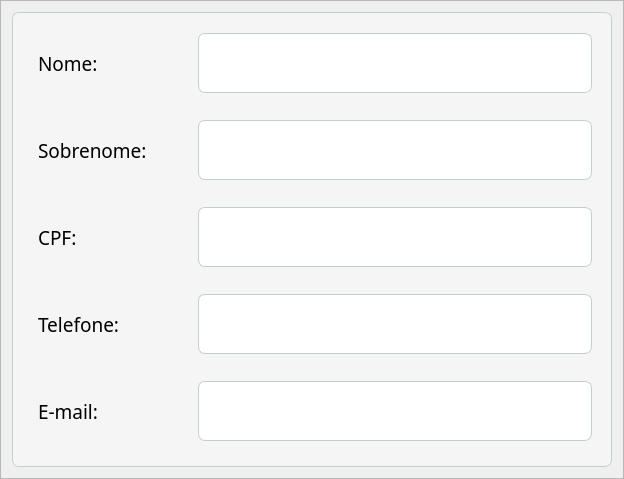
       <widget class="QFrame" name="frame_3">
        <property name="frameShape">
         <enum>QFrame::StyledPanel</enum>
        </property>
        <property name="frameShadow">
         <enum>QFrame::Raised</enum>
        </property>
        <layout class="QHBoxLayout" name="horizontalLayout_4">
         <item>
          <widget class="QFrame" name="frame_12">
           <property name="minimumSize">
            <size>
             <width>600</width>
             <height>455</height>
            </size>
           </property>
           <property name="maximumSize">
            <size>
             <width>580</width>
             <height>600</height>
            </size>
           </property>
           <property name="styleSheet">
            <string notr="true">QFrame { 
   background-color: rgb(245, 245, 245);
   border-radius: 7px;
   border: 1px solid rgb(196, 205, 208);
} </string>
           </property>
           <property name="frameShape">
            <enum>QFrame::StyledPanel</enum>
           </property>
           <property name="frameShadow">
            <enum>QFrame::Raised</enum>
           </property>
           <layout class="QVBoxLayout" name="verticalLayout">
            <item>
             <widget class="QFrame" name="frame_8">
              <property name="maximumSize">
               <size>
                <width>16777215</width>
                <height>80</height>
               </size>
              </property>
              <property name="styleSheet">
               <string notr="true">border: 1px solid rgb(245, 245, 245);</string>
              </property>
              <property name="frameShape">
               <enum>QFrame::StyledPanel</enum>
              </property>
              <property name="frameShadow">
               <enum>QFrame::Raised</enum>
              </property>
              <layout class="QHBoxLayout" name="horizontalLayout_5">
               <item>
                <widget class="QLabel" name="lNome">
                 <property name="minimumSize">
                  <size>
                   <width>160</width>
                   <height>45</height>
                  </size>
                 </property>
                 <property name="font">
                  <font>
                   <family>Poppins</family>
                   <pointsize>14</pointsize>
                  </font>
                 </property>
                 <property name="text">
                  <string>Nome:</string>
                 </property>
                </widget>
               </item>
               <item>
                <widget class="QTextBrowser" name="txtNome">
                 <property name="minimumSize">
                  <size>
                   <width>200</width>
                   <height>0</height>
                  </size>
                 </property>
                 <property name="maximumSize">
                  <size>
                   <width>16777215</width>
                   <height>60</height>
                  </size>
                 </property>
                 <property name="font">
                  <font>
                   <family>Poppins</family>
                   <pointsize>14</pointsize>
                  </font>
                 </property>
                 <property name="styleSheet">
                  <string notr="true">QTextBrowser{
background-color: rgb(255, 255, 255);
border-radius: 7px;
border: 1px solid rgb(196, 205, 208);
padding-top: 3px;
padding-left: 2px;
}
</string>
                 </property>
                 <property name="html">
                  <string>&lt;!DOCTYPE HTML PUBLIC &quot;-//W3C//DTD HTML 4.0//EN&quot; &quot;http://www.w3.org/TR/REC-html40/strict.dtd&quot;&gt;
&lt;html&gt;&lt;head&gt;&lt;meta name=&quot;qrichtext&quot; content=&quot;1&quot; /&gt;&lt;style type=&quot;text/css&quot;&gt;
p, li { white-space: pre-wrap; }
&lt;/style&gt;&lt;/head&gt;&lt;body style=&quot; font-family:'Poppins'; font-size:14pt; font-weight:400; font-style:normal;&quot;&gt;
&lt;p style=&quot;-qt-paragraph-type:empty; margin-top:0px; margin-bottom:0px; margin-left:0px; margin-right:0px; -qt-block-indent:0; text-indent:0px;&quot;&gt;&lt;br /&gt;&lt;/p&gt;&lt;/body&gt;&lt;/html&gt;</string>
                 </property>
                </widget>
               </item>
              </layout>
             </widget>
            </item>
            <item>
             <widget class="QFrame" name="frame_9">
              <property name="maximumSize">
               <size>
                <width>16777215</width>
                <height>80</height>
               </size>
              </property>
              <property name="styleSheet">
               <string notr="true">border: 1px solid rgb(245, 245, 245);</string>
              </property>
              <property name="frameShape">
               <enum>QFrame::StyledPanel</enum>
              </property>
              <property name="frameShadow">
               <enum>QFrame::Raised</enum>
              </property>
              <layout class="QHBoxLayout" name="horizontalLayout_6">
               <item>
                <widget class="QLabel" name="lSobrenome">
                 <property name="minimumSize">
                  <size>
                   <width>160</width>
                   <height>45</height>
                  </size>
                 </property>
                 <property name="font">
                  <font>
                   <family>Poppins</family>
                   <pointsize>14</pointsize>
                  </font>
                 </property>
                 <property name="text">
                  <string>Sobrenome:</string>
                 </property>
                </widget>
               </item>
               <item>
                <widget class="QTextBrowser" name="txtSobrenome">
                 <property name="maximumSize">
                  <size>
                   <width>16777215</width>
                   <height>60</height>
                  </size>
                 </property>
                 <property name="font">
                  <font>
                   <family>Poppins</family>
                   <pointsize>14</pointsize>
                  </font>
                 </property>
                 <property name="styleSheet">
                  <string notr="true">QTextBrowser{
background-color: rgb(255, 255, 255);
border-radius: 7px;
border: 1px solid rgb(196, 205, 208);
padding-top: 3px;
padding-left: 2px;
}
</string>
                 </property>
                 <property name="html">
                  <string>&lt;!DOCTYPE HTML PUBLIC &quot;-//W3C//DTD HTML 4.0//EN&quot; &quot;http://www.w3.org/TR/REC-html40/strict.dtd&quot;&gt;
&lt;html&gt;&lt;head&gt;&lt;meta name=&quot;qrichtext&quot; content=&quot;1&quot; /&gt;&lt;style type=&quot;text/css&quot;&gt;
p, li { white-space: pre-wrap; }
&lt;/style&gt;&lt;/head&gt;&lt;body style=&quot; font-family:'Poppins'; font-size:14pt; font-weight:400; font-style:normal;&quot;&gt;
&lt;p style=&quot;-qt-paragraph-type:empty; margin-top:0px; margin-bottom:0px; margin-left:0px; margin-right:0px; -qt-block-indent:0; text-indent:0px;&quot;&gt;&lt;br /&gt;&lt;/p&gt;&lt;/body&gt;&lt;/html&gt;</string>
                 </property>
                </widget>
               </item>
              </layout>
             </widget>
            </item>
            <item>
             <widget class="QFrame" name="frame_10">
              <property name="maximumSize">
               <size>
                <width>16777215</width>
                <height>80</height>
               </size>
              </property>
              <property name="styleSheet">
               <string notr="true">border: 1px solid rgb(245, 245, 245);</string>
              </property>
              <property name="frameShape">
               <enum>QFrame::StyledPanel</enum>
              </property>
              <property name="frameShadow">
               <enum>QFrame::Raised</enum>
              </property>
              <layout class="QHBoxLayout" name="horizontalLayout_7">
               <item>
                <widget class="QLabel" name="l_CPF">
                 <property name="minimumSize">
                  <size>
                   <width>160</width>
                   <height>45</height>
                  </size>
                 </property>
                 <property name="font">
                  <font>
                   <family>Poppins</family>
                   <pointsize>14</pointsize>
                  </font>
                 </property>
                 <property name="text">
                  <string>CPF:</string>
                 </property>
                </widget>
               </item>
               <item>
                <widget class="QTextBrowser" name="txtCPF">
                 <property name="maximumSize">
                  <size>
                   <width>16777215</width>
                   <height>60</height>
                  </size>
                 </property>
                 <property name="font">
                  <font>
                   <family>Poppins</family>
                   <pointsize>14</pointsize>
                  </font>
                 </property>
                 <property name="styleSheet">
                  <string notr="true">QTextBrowser{
background-color: rgb(255, 255, 255);
border-radius: 7px;
border: 1px solid rgb(196, 205, 208);
padding-top: 3px;
padding-left: 2px;
}
</string>
                 </property>
                 <property name="html">
                  <string>&lt;!DOCTYPE HTML PUBLIC &quot;-//W3C//DTD HTML 4.0//EN&quot; &quot;http://www.w3.org/TR/REC-html40/strict.dtd&quot;&gt;
&lt;html&gt;&lt;head&gt;&lt;meta name=&quot;qrichtext&quot; content=&quot;1&quot; /&gt;&lt;style type=&quot;text/css&quot;&gt;
p, li { white-space: pre-wrap; }
&lt;/style&gt;&lt;/head&gt;&lt;body style=&quot; font-family:'Poppins'; font-size:14pt; font-weight:400; font-style:normal;&quot;&gt;
&lt;p style=&quot;-qt-paragraph-type:empty; margin-top:0px; margin-bottom:0px; margin-left:0px; margin-right:0px; -qt-block-indent:0; text-indent:0px;&quot;&gt;&lt;br /&gt;&lt;/p&gt;&lt;/body&gt;&lt;/html&gt;</string>
                 </property>
                </widget>
               </item>
              </layout>
             </widget>
            </item>
            <item>
             <widget class="QFrame" name="frame_11">
              <property name="maximumSize">
               <size>
                <width>16777215</width>
                <height>80</height>
               </size>
              </property>
              <property name="styleSheet">
               <string notr="true">border: 1px solid rgb(245, 245, 245);</string>
              </property>
              <property name="frameShape">
               <enum>QFrame::StyledPanel</enum>
              </property>
              <property name="frameShadow">
               <enum>QFrame::Raised</enum>
              </property>
              <layout class="QHBoxLayout" name="horizontalLayout_8">
               <item>
                <widget class="QLabel" name="l_tel">
                 <property name="minimumSize">
                  <size>
                   <width>160</width>
                   <height>45</height>
                  </size>
                 </property>
                 <property name="font">
                  <font>
                   <family>Poppins</family>
                   <pointsize>14</pointsize>
                  </font>
                 </property>
                 <property name="text">
                  <string>Telefone:</string>
                 </property>
                </widget>
               </item>
               <item>
                <widget class="QTextBrowser" name="txtTel">
                 <property name="maximumSize">
                  <size>
                   <width>16777215</width>
                   <height>60</height>
                  </size>
                 </property>
                 <property name="font">
                  <font>
                   <family>Poppins</family>
                   <pointsize>14</pointsize>
                  </font>
                 </property>
                 <property name="styleSheet">
                  <string notr="true">QTextBrowser{
background-color: rgb(255, 255, 255);
border-radius: 7px;
border: 1px solid rgb(196, 205, 208);
padding-top: 3px;
padding-left: 2px;
}
</string>
                 </property>
                 <property name="html">
                  <string>&lt;!DOCTYPE HTML PUBLIC &quot;-//W3C//DTD HTML 4.0//EN&quot; &quot;http://www.w3.org/TR/REC-html40/strict.dtd&quot;&gt;
&lt;html&gt;&lt;head&gt;&lt;meta name=&quot;qrichtext&quot; content=&quot;1&quot; /&gt;&lt;style type=&quot;text/css&quot;&gt;
p, li { white-space: pre-wrap; }
&lt;/style&gt;&lt;/head&gt;&lt;body style=&quot; font-family:'Poppins'; font-size:14pt; font-weight:400; font-style:normal;&quot;&gt;
&lt;p style=&quot;-qt-paragraph-type:empty; margin-top:0px; margin-bottom:0px; margin-left:0px; margin-right:0px; -qt-block-indent:0; text-indent:0px;&quot;&gt;&lt;br /&gt;&lt;/p&gt;&lt;/body&gt;&lt;/html&gt;</string>
                 </property>
                </widget>
               </item>
              </layout>
             </widget>
            </item>
            <item>
             <widget class="QFrame" name="frame_13">
              <property name="maximumSize">
               <size>
                <width>16777215</width>
                <height>80</height>
               </size>
              </property>
              <property name="styleSheet">
               <string notr="true">border: 1px solid rgb(245, 245, 245);</string>
              </property>
              <property name="frameShape">
               <enum>QFrame::StyledPanel</enum>
              </property>
              <property name="frameShadow">
               <enum>QFrame::Raised</enum>
              </property>
              <layout class="QHBoxLayout" name="horizontalLayout_9">
               <item>
                <widget class="QLabel" name="l_email">
                 <property name="minimumSize">
                  <size>
                   <width>160</width>
                   <height>45</height>
                  </size>
                 </property>
                 <property name="font">
                  <font>
                   <family>Poppins</family>
                   <pointsize>14</pointsize>
                  </font>
                 </property>
                 <property name="text">
                  <string>E-mail:</string>
                 </property>
                </widget>
               </item>
               <item>
                <widget class="QTextBrowser" name="txtEmail">
                 <property name="maximumSize">
                  <size>
                   <width>16777215</width>
                   <height>60</height>
                  </size>
                 </property>
                 <property name="font">
                  <font>
                   <family>Poppins</family>
                   <pointsize>14</pointsize>
                  </font>
                 </property>
                 <property name="styleSheet">
                  <string notr="true">QTextBrowser{
background-color: rgb(255, 255, 255);
border-radius: 7px;
border: 1px solid rgb(196, 205, 208);
padding-top: 3px;
padding-left: 2px;
}
</string>
                 </property>
                 <property name="html">
                  <string>&lt;!DOCTYPE HTML PUBLIC &quot;-//W3C//DTD HTML 4.0//EN&quot; &quot;http://www.w3.org/TR/REC-html40/strict.dtd&quot;&gt;
&lt;html&gt;&lt;head&gt;&lt;meta name=&quot;qrichtext&quot; content=&quot;1&quot; /&gt;&lt;style type=&quot;text/css&quot;&gt;
p, li { white-space: pre-wrap; }
&lt;/style&gt;&lt;/head&gt;&lt;body style=&quot; font-family:'Poppins'; font-size:14pt; font-weight:400; font-style:normal;&quot;&gt;
&lt;p style=&quot;-qt-paragraph-type:empty; margin-top:0px; margin-bottom:0px; margin-left:0px; margin-right:0px; -qt-block-indent:0; text-indent:0px;&quot;&gt;&lt;br /&gt;&lt;/p&gt;&lt;/body&gt;&lt;/html&gt;</string>
                 </property>
                </widget>
               </item>
              </layout>
             </widget>
            </item>
           </layout>
          </widget>
         </item>
        </layout>
       </widget>
